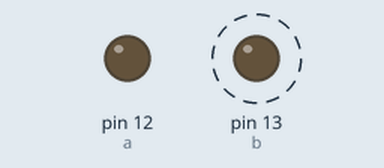
This sketch was run on a simulated Arduino Uno, built with avr-gcc and run on an emulated ATmega328P. On the bench: output pins drawn as LEDs (lit = HIGH). Dashed ring = blinking.

Above: at 0.5 s.
At 3.5 s:
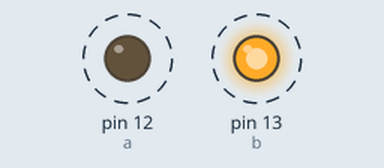
Timing chart, 0 to 4.6 s (numbered marks = the images above):
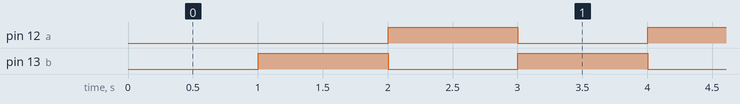

Measured:
- by itself, pin 12 (a), pin 13 (b): alternates HIGH for 1.0 s and LOW for 1.0 s

The sketch:

clock.ino
```cpp
int a = 12;
int b = 13;
int state = LOW;

void setup() {
  pinMode(a, OUTPUT);
  pinMode(b, OUTPUT);

  digitalWrite(a, LOW);
  digitalWrite(b, LOW);
}

long long t0 = 0;
void loop() {
  long long t = millis();
  if (t - t0 > 1000) {
    digitalWrite(a, state);
    digitalWrite(b, !state);

    state = !state;
    t0 = t;
  }
}
```
